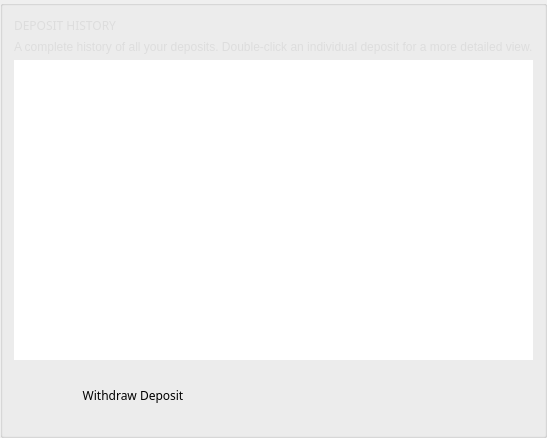
          <widget class="QGroupBox" name="groupBox_5">
           <property name="sizePolicy">
            <sizepolicy hsizetype="Expanding" vsizetype="Preferred">
             <horstretch>0</horstretch>
             <verstretch>0</verstretch>
            </sizepolicy>
           </property>
           <property name="styleSheet">
            <string notr="true"/>
           </property>
           <property name="title">
            <string/>
           </property>
           <layout class="QVBoxLayout" name="verticalLayout_2">
            <item>
             <widget class="QLabel" name="title_depositHistory">
              <property name="sizePolicy">
               <sizepolicy hsizetype="Expanding" vsizetype="Preferred">
                <horstretch>0</horstretch>
                <verstretch>0</verstretch>
               </sizepolicy>
              </property>
              <property name="font">
               <font>
                <family>Poppins</family>
               </font>
              </property>
              <property name="styleSheet">
               <string notr="true">color: #ddd;
background: transparent;


border: none;
text-align: left;
</string>
              </property>
              <property name="text">
               <string>DEPOSIT HISTORY</string>
              </property>
             </widget>
            </item>
            <item>
             <widget class="QLabel" name="label_2">
              <property name="styleSheet">
               <string notr="true">color: #ddd;  
border: none;</string>
              </property>
              <property name="text">
               <string>A complete history of all your deposits. Double-click an individual deposit for a more detailed view.</string>
              </property>
             </widget>
            </item>
            <item>
             <widget class="QTreeView" name="m_depositView">
              <property name="minimumSize">
               <size>
                <width>300</width>
                <height>300</height>
               </size>
              </property>
              <property name="maximumSize">
               <size>
                <width>16777215</width>
                <height>16777215</height>
               </size>
              </property>
              <property name="font">
               <font>
                <family>Poppins</family>
               </font>
              </property>
              <property name="styleSheet">
               <string notr="true"/>
              </property>
              <property name="frameShape">
               <enum>QFrame::NoFrame</enum>
              </property>
              <property name="frameShadow">
               <enum>QFrame::Plain</enum>
              </property>
              <property name="midLineWidth">
               <number>0</number>
              </property>
              <property name="verticalScrollBarPolicy">
               <enum>Qt::ScrollBarAsNeeded</enum>
              </property>
              <property name="horizontalScrollBarPolicy">
               <enum>Qt::ScrollBarAsNeeded</enum>
              </property>
              <property name="sizeAdjustPolicy">
               <enum>QAbstractScrollArea::AdjustToContentsOnFirstShow</enum>
              </property>
              <property name="alternatingRowColors">
               <bool>true</bool>
              </property>
              <property name="indentation">
               <number>0</number>
              </property>
              <property name="rootIsDecorated">
               <bool>false</bool>
              </property>
              <property name="sortingEnabled">
               <bool>true</bool>
              </property>
              <attribute name="headerShowSortIndicator" stdset="0">
               <bool>false</bool>
              </attribute>
             </widget>
            </item>
            <item>
             <widget class="QGroupBox" name="groupBox_10">
              <property name="sizePolicy">
               <sizepolicy hsizetype="Expanding" vsizetype="Minimum">
                <horstretch>0</horstretch>
                <verstretch>0</verstretch>
               </sizepolicy>
              </property>
              <property name="styleSheet">
               <string notr="true">border: none;</string>
              </property>
              <layout class="QHBoxLayout" name="horizontalLayout_1">
               <item>
                <widget class="QPushButton" name="b1_withdrawButton">
                 <property name="sizePolicy">
                  <sizepolicy hsizetype="Expanding" vsizetype="Fixed">
                   <horstretch>0</horstretch>
                   <verstretch>0</verstretch>
                  </sizepolicy>
                 </property>
                 <property name="minimumSize">
                  <size>
                   <width>220</width>
                   <height>40</height>
                  </size>
                 </property>
                 <property name="maximumSize">
                  <size>
                   <width>220</width>
                   <height>16777215</height>
                  </size>
                 </property>
                 <property name="font">
                  <font>
                   <family>Poppins</family>
                  </font>
                 </property>
                 <property name="styleSheet">
                  <string notr="true">/* This button style is handled automatically by OverviewFrame:setStyles() (in OverviewFrame.cpp) */</string>
                 </property>
                 <property name="text">
                  <string>Withdraw Deposit</string>
                 </property>
                </widget>
               </item>
               <item>
                <widget class="QLabel" name="empty_align_2">
                 <property name="sizePolicy">
                  <sizepolicy hsizetype="Expanding" vsizetype="Minimum">
                   <horstretch>0</horstretch>
                   <verstretch>0</verstretch>
                  </sizepolicy>
                 </property>
                 <property name="styleSheet">
                  <string notr="true">border: none;</string>
                 </property>
                 <property name="text">
                  <string/>
                 </property>
                 <property name="alignment">
                  <set>Qt::AlignCenter</set>
                 </property>
                </widget>
               </item>
               <item>
                <widget class="QLabel" name="empty_align_3">
                 <property name="sizePolicy">
                  <sizepolicy hsizetype="Expanding" vsizetype="Minimum">
                   <horstretch>0</horstretch>
                   <verstretch>0</verstretch>
                  </sizepolicy>
                 </property>
                 <property name="styleSheet">
                  <string notr="true">border: none;</string>
                 </property>
                 <property name="text">
                  <string/>
                 </property>
                 <property name="alignment">
                  <set>Qt::AlignCenter</set>
                 </property>
                </widget>
               </item>
              </layout>
             </widget>
            </item>
           </layout>
          </widget>
